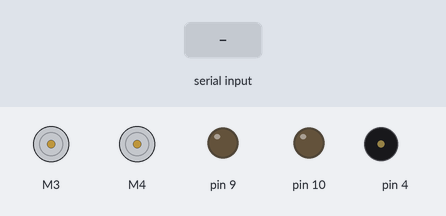
The sketch below on a simulated Arduino Uno, built with avr-gcc and run on an emulated ATmega328P. On the bench: 2 × DC motor (green arrow = forward, orange = backward, longer = faster), output pins drawn as LEDs (lit = HIGH), buzzer (waves = sounding). Inputs (shaded band) come from the test bench.

Above: at 1.2 s.
1.3 s: "C" received over the second serial link
At 1.65 s:
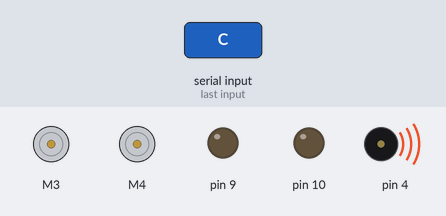
3.4 s: "F" received over the second serial link
At 3.9 s:
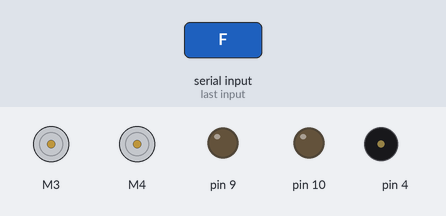
5.0 s: "B" received over the second serial link
At 6.3 s:
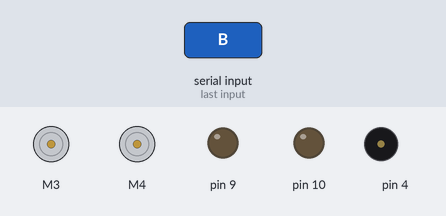
6.6 s: "L" received over the second serial link
At 7.5 s:
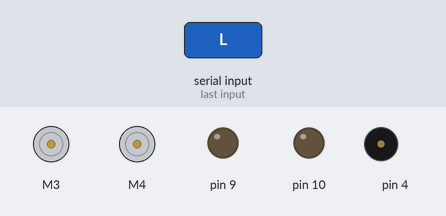
8.2 s: "R" received over the second serial link
At 8.7 s:
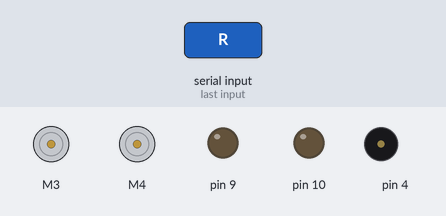
9.8 s: "W" received over the second serial link
At 11.1 s:
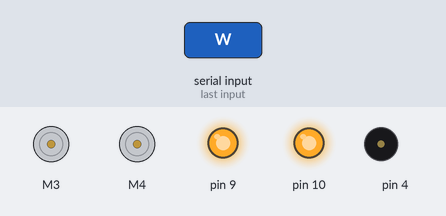
Timing chart, 0 to 12.4 s (numbered marks = the images above; inputs shaded):
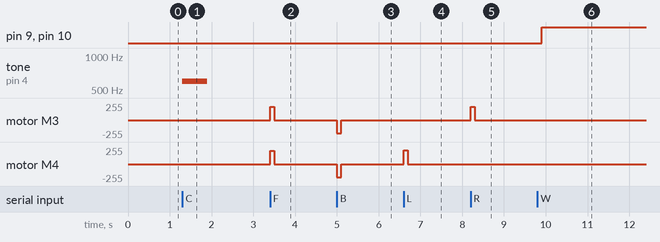

The sketch:

BTCar.ino
```cpp
#include <AFMotor.h>
#include <SoftwareSerial.h> //HC-06을 디지털 핀에 사용하기 위해 사용합니다.

bool is_on = false;
char command;

AF_DCMotor motor1(3); //Left motor (뒤에서 봤을때 기준입니다.) 실드에서 M3에 연결
AF_DCMotor motor2(4); //Right motor (뒤에서 봤을때 기준입니다.) 실드에서 M4에 연결

SoftwareSerial MyBT(3,2); //HC-06의 RX는 uno의 디지털 5번에 TX는 uno의 디지털 6번에 연결합니다.


void setup()
{

  Serial.begin(9600);
  MyBT.begin(9600);

    pinMode(4, OUTPUT); //부저 사용을 위한 연결 부분
    pinMode(9, OUTPUT);
    pinMode(10, OUTPUT);
}

/*어플에서 값이 전송될 경우에 입력되는 내용에 따라서 구동하도록 되어있습니다.
 * 예로 어플에서 전진을 누르면 실제 보드에서는 F라는 문자가 입력되므로
 * F가 입력될 경우에 전진하도록 되어있습니다.
 */
void loop(){
  if(is_on){
    digitalWrite(9, HIGH);
      digitalWrite(10, HIGH);
    }
  else {
      digitalWrite(9, LOW);
      digitalWrite(10, LOW);
  }
  if(MyBT.available() > 0){
    command = MyBT.read();
    switch(command){
    case 'F':
      forward(); // F가 입력될 경우 forward를 실행합니다. forward는 아래에서 지정했습니다.
      break;
    case 'B':
       back();
      break;
    case 'L':
      left();
      break;
    case 'R':
      right();
      break;
   case 'W':
      if(is_on){
         is_on = false;
       }
      else {
         is_on = true;
       }
      break;
   case 'C':
      tone(4, 600, 600);
      break;
    }

   delay(100);
   Stop();
   command = "";
  }


}


/*forward가 실행될 때는 양쪽 모터가 모두 전진하도록 입력되어 있습니다.
 * 속도를 조절하고 싶다면 아래의 setSpeed에서 () 괄호안의 값을 0~255까지
 * 입력해서 조절가능합니다.
 */
void forward()
{
  motor1.setSpeed(200);
  motor1.run(FORWARD);
  motor2.setSpeed(200);
  motor2.run(FORWARD);
}

//후진시에는 run뒤의 괄호에 BACKWARD로 입력을 하면 모터가 반대방향으로 회전합니다.
void back()
{
  motor1.setSpeed(200);
  motor1.run(BACKWARD);
  motor2.setSpeed(200);
  motor2.run(BACKWARD);
}

void left()
{
  motor1.setSpeed(0);
  motor1.run(RELEASE);
  motor2.setSpeed(210);
  motor2.run(FORWARD);
;
}

void right()
{
  motor1.setSpeed(200);
  motor1.run(FORWARD);
  motor2.setSpeed(0);
  motor2.run(RELEASE);
}

void Stop()
{
  motor1.setSpeed(0);
  motor2.run(RELEASE);
  motor2.setSpeed(0);
  motor2.run(RELEASE);
}
```

Measured:
- after the input at 1.3 s, tone on pin 4: silent → 600 Hz at once, → silent 0.60 s later
- after the input at 3.4 s, motor M3, motor M4: stopped → forward 200/255 at once, → stopped 0.10 s later
- after the input at 5.0 s, motor M3, motor M4: stopped → backward 200/255 at once, → stopped 0.10 s later
- after the input at 6.6 s, motor M4: stopped → forward 210/255 at once, → stopped 0.10 s later
- after the input at 8.2 s, motor M3: stopped → forward 200/255 at once, → stopped 0.10 s later
- after the input at 9.8 s, pin 9, pin 10: LOW → HIGH after 0.10 s
